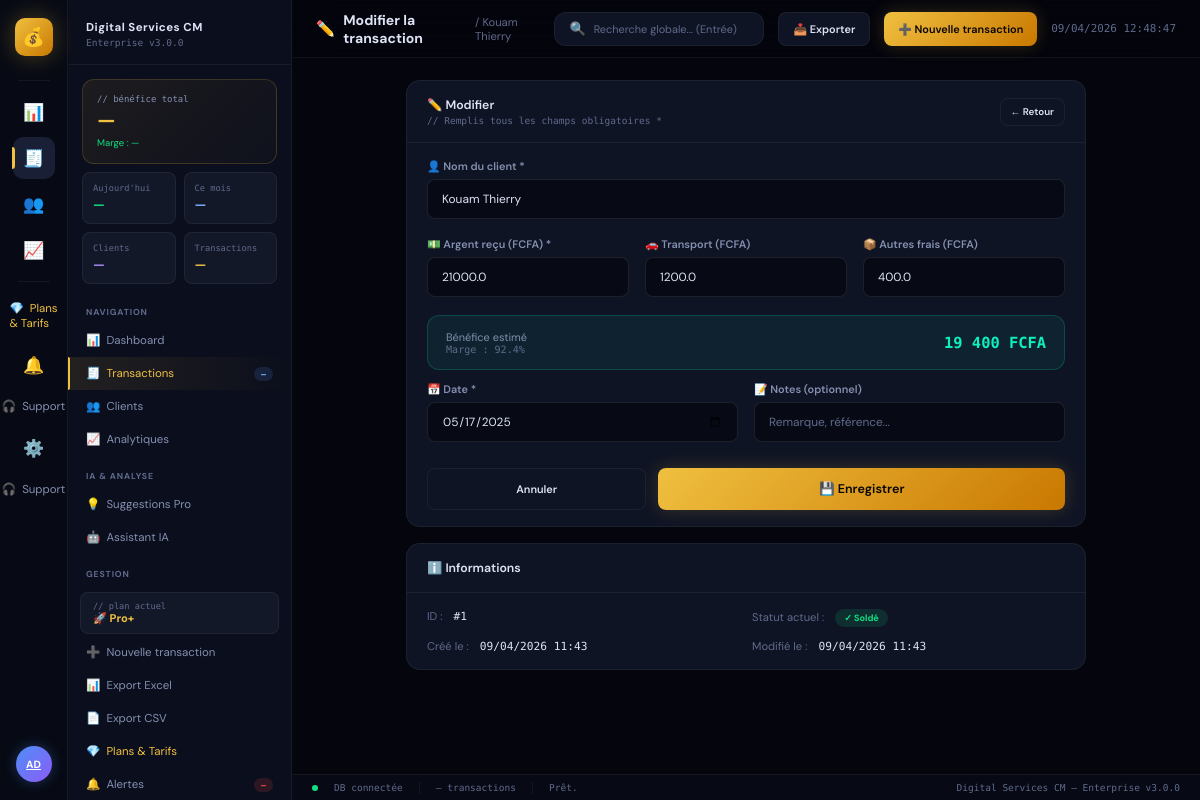
Screenshot of /transactions/edit/1 (signed in) with the database file from the repository.
### app/models.py (models this page shows, shortened)
class User(UserMixin, db.Model):
    __tablename__ = "users"
    id         = db.Column(db.Integer, primary_key=True)
    username   = db.Column(db.String(80),  unique=True, nullable=False)
    email      = db.Column(db.String(120), unique=True, nullable=False)
    password_h = db.Column(db.String(256), nullable=False)
    role       = db.Column(db.String(20),  default="admin")  # admin | viewer
    created_at = db.Column(db.DateTime, default=datetime.utcnow)
    last_login = db.Column(db.DateTime)

class Transaction(db.Model):
    __tablename__ = "transactions"
    id           = db.Column(db.Integer, primary_key=True)
    client       = db.Column(db.String(120), nullable=False, index=True)
    montant_recu = db.Column(db.Float, nullable=False)
    transport    = db.Column(db.Float, default=0.0)
    autres       = db.Column(db.Float, default=0.0)
    date         = db.Column(db.String(10), nullable=False, index=True)
    statut       = db.Column(db.String(20), default="soldé")
    notes        = db.Column(db.Text, default="")
    created_at   = db.Column(db.DateTime, default=datetime.utcnow)
    updated_at   = db.Column(db.DateTime, default=datetime.utcnow,
                             onupdate=datetime.utcnow)

### app/routes/transactions.py (the view, shortened to what this page needs)
@bp.route("/edit/<int:tid>", methods=["GET","POST"])
@login_required
@admin_required
def edit(tid):
    tx = Transaction.query.get_or_404(tid)
    error = None
    from datetime import date
    from app.services.stats import get_client_stats
    cl = [c['client'] for c in get_client_stats(100)]
    return render_template("transactions/form.html",
                           mode="edit", error=error,
                           tx=tx, clients_list=cl,
                           today=date.today().isoformat(),
                           active="transactions")

### app/models.py (called while the page is built)
    @property
    def plan_info(self) -> dict:
        return PLANS.get(self.plan, PLANS["free"])

    @property
    def days_left(self) -> int:
        if not self.expires_at:
            return 9999
        delta = self.expires_at - datetime.utcnow()
        return max(0, delta.days)

### app/routes/transactions.py (called while the page is built)
def admin_required(f):
    @wraps(f)
    def decorated(*args, **kwargs):
        if current_user.role == "viewer":
            flash("❌ Accès refusé — compte lecture seule.", "error")
            return redirect(url_for("transactions.index"))
        return f(*args, **kwargs)
    return decorated

### app/services/billing.py (called while the page is built)
def get_active_sub(user_id: int) -> Subscription:
    sub = Subscription.query.filter_by(
        user_id=user_id, status="active"
    ).order_by(Subscription.started_at.desc()).first()
    if not sub:
        sub = Subscription(user_id=user_id, plan="free", status="active")
        db.session.add(sub)
        db.session.commit()
    return sub

def get_plan_context(user_id: int) -> dict:
    from app.models import Transaction
    sub   = get_active_sub(user_id)
    plan  = sub.plan_info
    limit = plan["tx_limit"]
    nb_tx = Transaction.query.count()
    pct   = round(nb_tx / limit * 100) if limit > 0 else 0
    return {
        "plan":      sub.plan,
        "plan_info": plan,
        "sub":       sub,
        "nb_tx":     nb_tx,
        "tx_limit":  limit,
        "tx_pct":    min(pct, 100),
        "is_free":   sub.plan == "free",
        "is_pro":    sub.plan in ("pro", "pro_plus"),
        "days_left": sub.days_left,
        "near_limit": limit > 0 and nb_tx >= limit * 0.8,  # 80% de la limite
        "at_limit":   limit > 0 and nb_tx >= limit,
    }

### templates/transactions/form.html (shortened to what this page needs)
{% extends "base.html" %}
{% block page_icon %}{% if mode=='edit' %}✏️{% else %}➕{% endif %}{% endblock %}
{% block page_title %}{{ 'Modifier la transaction' if mode=='edit' else 'Nouvelle transaction' }}{% endblock %}
{% block page_sub %}/ {{ tx.client if tx else 'Formulaire' }}{% endblock %}
{% block content %}
<div style="max-width:680px;margin:0 auto">
  <div class="card">
    <div class="card-header">
      <div>
        <div class="card-title">{{ '✏️ Modifier' if mode=='edit' else '➕ Nouvelle transaction' }}</div>
        <div class="card-sub">// Remplis tous les champs obligatoires *</div>
      </div>
      <a href="{{ url_for('transactions.index') }}" class="btn btn-ghost btn-sm">← Retour</a>
    </div>
    <div class="card-body">
      <form method="POST" id="tx-form">
        <div class="form-group">
          <label class="form-label">👤 Nom du client *</label>
          <input type="text" name="client" class="form-control"
                 placeholder="Ex : Amina Mboyo"
                 value="{{ tx.client if tx else '' }}"
                 list="clients-list" required autofocus>
        </div>
        <div class="form-grid-3">
          <div class="form-group">
            <label class="form-label">💵 Argent reçu (FCFA) *</label>
            <input type="number" name="montant_recu" id="f-recu"
                   class="form-control" placeholder="0" min="0" step="500"
                   value="{{ tx.montant_recu if tx else '' }}"
                   oninput="calcLive()" required>
          </div>
          <div class="form-group">
            <label class="form-label">🚗 Transport (FCFA)</label>
            <input type="number" name="transport" id="f-transport"
                   class="form-control" placeholder="0" min="0" step="100"
                   value="{{ tx.transport if tx else '0' }}"
                   oninput="calcLive()">
          </div>
          <div class="form-group">
            <label class="form-label">📦 Autres frais (FCFA)</label>
            <input type="number" name="autres" id="f-autres"
                   class="form-control" placeholder="0" min="0" step="100"
                   value="{{ tx.autres if tx else '0' }}"
                   oninput="calcLive()">
          </div>
        </div>
        <div class="benefice-preview mb-3" id="preview-box">
          <div>
            <div class="label">Bénéfice estimé</div>
            <div style="font-size:.72rem;color:var(--muted);font-family:var(--mono)" id="preview-marge">Marge : —</div>
          </div>
          <div class="value" id="preview-val">—</div>
        </div>
        <div class="form-grid-2">
          <div class="form-group">
            <label class="form-label">📅 Date *</label>
            <input type="date" name="date" class="form-control"
                   value="{{ tx.date if tx else today }}" required>
          </div>
          <div class="form-group">
            <label class="form-label">📝 Notes (optionnel)</label>
            <input type="text" name="notes" class="form-control"
                   placeholder="Remarque, référence..."
                   value="{{ tx.notes if tx else '' }}">
          </div>
        </div>
        <div class="d-flex gap-3" style="margin-top:8px">
          <a href="{{ url_for('transactions.index') }}"
             class="btn btn-ghost" style="flex:1;justify-content:center;height:42px">
            Annuler
          </a>
          <button type="submit" class="btn btn-primary"
                  style="flex:2;justify-content:center;height:42px;font-size:.9rem">
            💾 Enregistrer
          </button>
        </div>
      </form>
    </div>
  </div>
  {% if mode == 'edit' and tx %}
  <div class="card" style="margin-top:16px">
    <div class="card-header">
      <div class="card-title">ℹ️ Informations</div>
    </div>
    <div class="card-body">
      <div style="display:grid;grid-template-columns:1fr 1fr;gap:12px;font-size:.8rem">
        <div>
          <span class="text-muted">ID :</span>
          <span class="text-mono" style="margin-left:8px">#{{ tx.id }}</span>
        </div>
        <div>
          <span class="text-muted">Statut actuel :</span>
          <span style="margin-left:8px">
            {% if tx.statut == 'soldé' %}<span class="badge badge-solde">✓ Soldé</span>
            {% elif tx.statut == 'partiel' %}<span class="badge badge-partiel">⏳ Partiel</span>
            {% else %}<span class="badge badge-deficit">✗ Déficit</span>{% endif %}
          </span>
        </div>
        <div>
          <span class="text-muted">Créé le :</span>
          <span class="text-mono" style="margin-left:8px">{{ tx.created_at.strftime('%d/%m/%Y %H:%M') if tx.created_at else '—' }}</span>
        </div>
        <div>
          <span class="text-muted">Modifié le :</span>
          <span class="text-mono" style="margin-left:8px">{{ tx.updated_at.strftime('%d/%m/%Y %H:%M') if tx.updated_at else '—' }}</span>
        </div>
      </div>
    </div>
  </div>
  {% endif %}
</div>
{% endblock %}

### templates/base.html (shortened to what this page needs)
<!DOCTYPE html>
<html lang="fr">
<head>
<link rel="stylesheet" href="{{ url_for('static', filename='css/main.css') }}">
</head>
<body>
<div class="shell">
  <nav class="rail">
    <a href="{{ url_for('dashboard.index') }}" class="rail-logo" title="Accueil">💰</a>
    <div class="rail-sep"></div>
    {% set nav = [
      ('dashboard.index',    '📊', 'Dashboard',    'dashboard'),
      ('transactions.index', '🧾', 'Transactions', 'transactions'),
      ('clients.index',      '👥', 'Clients',      'clients'),
      ('analytics.index',    '📈', 'Analytiques',  'analytics'),
    ] %}
    {% for endpoint, icon, label, key in nav %}
    <a href="{{ url_for(endpoint) }}"
       class="rail-icon {% if active == key %}active{% endif %}">
      {{ icon }}
    </a>
    {% endfor %}
    <div class="rail-sep"></div>
    <a href="{{ url_for('billing.pricing') }}"
       class="sb-item {% if active == 'billing' %}active{% endif %}"
       style="color:var(--gold)">
      💎&nbsp;&nbsp;Plans & Tarifs
    </a>
    <a href="{{ url_for('settings.alerts') }}"
       class="rail-icon {% if active == 'alerts' %}active{% endif %}"
       style="position:relative">
      🔔
    </a>
    <a href="{{ url_for('support.index') }}"
       class="sb-item {% if active == 'support' %}active{% endif %}">
      🎧&nbsp;&nbsp;Support
    </a>
    <a href="{{ url_for('settings.settings') }}"
       class="rail-icon {% if active == 'settings' %}active{% endif %}">
      ⚙️
    </a>
    <a href="{{ url_for('support.index') }}"
       class="sb-item {% if active == 'support' %}active{% endif %}">
      🎧&nbsp;&nbsp;Support
    </a>
    <a href="{{ url_for('settings.settings') }}"
       class="rail-avatar"
       title="{{ current_user.username if current_user.is_authenticated else '' }}">
      {{ current_user.username[:2].upper() if current_user.is_authenticated else 'AX' }}
    </a>
  </nav>
  <aside class="sidebar">
    <div class="sb-header">
      <h2>Digital Services CM</h2>
      <p>Enterprise v3.0.0</p>
    </div>
    <div class="sb-kpi">
      <div class="sb-kpi-label">// bénéfice total</div>
      <div class="sb-kpi-val" id="sb-total-val">—</div>
      <div class="sb-kpi-sub" id="sb-marge-val">Marge : —</div>
    </div>
    <div class="sb-mini-grid">
      <div class="sb-mini">
        <div class="sb-mini-label">Aujourd'hui</div>
        <div class="sb-mini-val text-success" id="sb-jour">—</div>
      </div>
      <div class="sb-mini">
        <div class="sb-mini-label">Ce mois</div>
        <div class="sb-mini-val text-blue" id="sb-mois">—</div>
      </div>
      <div class="sb-mini">
        <div class="sb-mini-label">Clients</div>
        <div class="sb-mini-val text-violet" id="sb-clients">—</div>
      </div>
      <div class="sb-mini">
        <div class="sb-mini-label">Transactions</div>
        <div class="sb-mini-val text-gold" id="sb-txs">—</div>
      </div>
    </div>
    <div class="sb-section">Navigation</div>
    {% for endpoint, icon, label, key in nav %}
    <a href="{{ url_for(endpoint) }}"
       class="sb-item {% if active == key %}active{% endif %}">
      {{ icon }}&nbsp;&nbsp;{{ label }}
      {% if key == 'transactions' %}
        <span class="sb-badge blue" id="sb-badge-tx">—</span>
      {% endif %}
    </a>
    {% endfor %}
    <div class="sb-section">IA & Analyse</div>
    <a href="{{ url_for('ai.suggestions') }}"
       class="sb-item {% if active == 'ai_suggestions' %}active{% endif %}"
       style="{% if not plan_ctx or plan_ctx.is_free %}opacity:.5{% endif %}">
      💡&nbsp;&nbsp;Suggestions Pro
    </a>
    <a href="{{ url_for('ai.chat') }}"
       class="sb-item {% if active == 'ai_chat' %}active{% endif %}"
       style="{% if not plan_ctx or plan_ctx.plan != 'pro_plus' %}opacity:.5{% endif %}">
      🤖&nbsp;&nbsp;Assistant IA
    </a>
    <div class="sb-section">Gestion</div>
    <div style="margin:6px 12px 2px;padding:8px 12px;background:var(--card2);border-radius:8px;border:1px solid var(--border)">
      <div style="font-size:.62rem;color:var(--muted);font-family:var(--mono)">// plan actuel</div>
      <div style="font-size:.8rem;font-weight:700;color:{{ plan_ctx.plan_info.color if plan_ctx else 'var(--muted)' }}">
        {{ plan_ctx.plan_info.icon if plan_ctx else '🆓' }}
        {{ plan_ctx.plan_info.name if plan_ctx else 'Gratuit' }}
      </div>
    </div>
    <a href="{{ url_for('transactions.add') }}" class="sb-item">➕&nbsp;&nbsp;Nouvelle transaction</a>
    <a href="{{ url_for('transactions.export_excel_route') }}" class="sb-item">📊&nbsp;&nbsp;Export Excel</a>
    <a href="{{ url_for('transactions.export_csv_route') }}" class="sb-item">📄&nbsp;&nbsp;Export CSV</a>
    <a href="{{ url_for('billing.pricing') }}"
       class="sb-item {% if active == 'billing' %}active{% endif %}"
       style="color:var(--gold)">
      💎&nbsp;&nbsp;Plans & Tarifs
    </a>
    <a href="{{ url_for('settings.alerts') }}"
       class="sb-item {% if active == 'alerts' %}active{% endif %}">
      🔔&nbsp;&nbsp;Alertes
      <span class="sb-badge red" id="sb-badge-alerts">—</span>
    </a>
  </aside>
  <div class="content">
    <header class="topbar">
      <div class="topbar-title">
        <span class="page-icon">{% block page_icon %}📊{% endblock %}</span>
        {% block page_title %}Dashboard{% endblock %}
        <span class="page-sub">{% block page_sub %}{% endblock %}</span>
      </div>
      <div class="topbar-search">
        <span style="color:var(--muted);font-size:13px">🔍</span>
        <input type="text" id="global-search"
               placeholder="Recherche globale... (Entrée)" autocomplete="off">
      </div>
      {% block topbar_actions %}
      <a href="{{ url_for('transactions.export_excel_route') }}" class="btn btn-ghost">📥 Exporter</a>
      {% endblock %}
      <a href="{{ url_for('transactions.add') }}" class="btn btn-primary">➕ Nouvelle transaction</a>
      <span class="text-mono text-muted text-sm" id="clock"></span>
    </header>
    <main class="page-scroll">
      {% block content %}{% endblock %}
    </main>
    <footer class="statusbar">
      <div class="status-dot"></div>
      <span>DB connectée</span>
      <span id="status-tx">— transactions</span>
      <span id="status-msg">Prêt.</span>
      <span style="margin-left:auto">Digital Services CM — Enterprise v3.0.0</span>
    </footer>
  </div>
</div>
</body>
</html>

### rows the page displays
User: username "AD"
Transaction: client "Kouam Thierry", montant_recu "21000.0", transport "1200.0", autres "400.0", date "05/17/2025", id "1", created_at "09/04/2026 11:43", updated_at "09/04/2026 11:43"

### other values shown
{{ icon }} "📊" "🧾" "👥" "📈"
{{ label }} "Dashboard" "Transactions" "Clients" "Analytiques"
{{ plan_ctx.plan_info.icon if plan_ctx else '🆓' }} "🚀"
{{ plan_ctx.plan_info.name if plan_ctx else 'Gratuit' }} "Pro+"
{{ 'Modifier la transaction' if mode=='edit' else 'Nouvelle transaction' }} "Modifier la transaction"
{{ '✏️ Modifier' if mode=='edit' else '➕ Nouvelle transaction' }} "✏️ Modifier"
